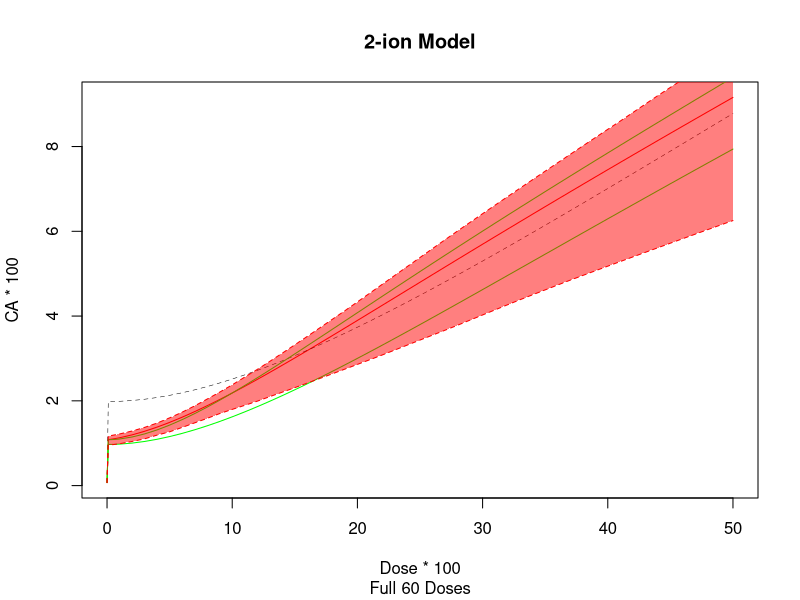
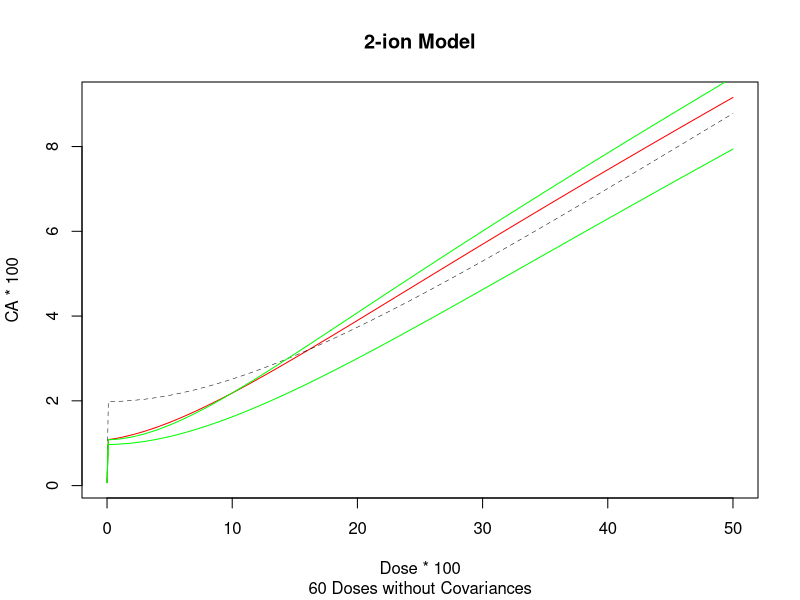

The R script that drew these images, in order: (Note: this script raises an error after producing the figures.)

library(deSolve) # package for solving differential equations
library(minpack.lm) # package for non-linear regression #rks to laz: I think we probably can just use nls() in stats, not nlsLM from linpack. Please check in R documentation if there is any functional difference at all
library(mvtnorm) # package for calculating confidence intervals by Monte Carlo simulation based on variance-covariance matrices #rks to laz: I added to comment.Please check that my addition is OK.
#rm(list=ls())
set.seed(19970101)

####2-ion 60 dose
d_2ion = c(seq(0, 0.009, 0.001), seq(0.01, 0.5, by = 0.01))
#Assuming the working directory is the location of this R file (On Github the csv file is in the same location as this R file)
two_ion_MIXDER = read.csv("2ionMonteCarlo.csv") #This is the Monte Carlo results with seed 19970101

#The graphing part
d1 <- two_ion_MIXDER$d
CA1 <- two_ion_MIXDER$CA
simpleeffect1 <- two_ion_MIXDER$simpleeffect
silicon1 <- two_ion_MIXDER$silicon
ironsix1 <- two_ion_MIXDER$ironsix
plot(x = d1 * 100, y = CA1 * 100, type = "l", col = "red", main="2-ion Model", sub="Full 60 Doses", 
     xlab="Dose * 100", ylab="CA * 100")
lines(x = d1 * 100, y = simpleeffect1 * 100, col = "black", lty = 2, lwd = 0.5)
lines(x = d1 * 100, y = silicon1* 100, col = "green")  
lines(x = d1 * 100, y = ironsix1* 100, col = "green")
lines(x= d1*100 , y = two_ion_MIXDER$CI_upper * 100, lty = 'dashed', col = 'red')
lines(x= d1*100 , y = two_ion_MIXDER$CI_lower * 100, lty = 'dashed', col = 'red')
polygon(c(d1*100,rev(d1*100)),c(two_ion_MIXDER$CI_lower * 100, rev(two_ion_MIXDER$CI_upper * 100)),col = rgb(1, 0, 0,0.5), border = NA)

###2-ion 60 dose without covariances (larger CI's)
#Assuming the working directory is the location of this R file (On Github the csv file is in the same location as this R file)
two_ion_MIXDER_var <- read.csv("2ionMonteCarlovar.csv")

#The graphing part
plot(x = d1 * 100, y = CA1 * 100, type = "l", col = "red", main="2-ion Model", sub="60 Doses without Covariances", 
     xlab="Dose * 100", ylab="CA * 100")
lines(x = d1 * 100, y = simpleeffect1 * 100, col = "black", lty = 2, lwd = 0.5)
lines(x = d1 * 100, y = silicon1* 100, col = "green")  
lines(x = d1 * 100, y = ironsix1* 100, col = "green")
lines(x= d1*100 , y = two_ion_MIXDER_var$CI_upper * 100, lty = 'dashed', col = 'red')
lines(x= d1*100 , y = two_ion_MIXDER_var$CI_lower * 100, lty = 'dashed', col = 'red')
polygon(c(d1*100,rev(d1*100)),c(two_ion_MIXDER_var$CI_lower * 100, rev(two_ion_MIXDER_var$CI_upper * 100)),col = rgb(1, 0, 0,0.5), border = NA)


####6-ion 50 dose
d_6ion <- c(seq(0, 0.009, 0.001), seq(0.01, 0.4, by = 0.01))
six_ion_MIXDER <- read.csv("6ionMonteCarlo.csv")

#the graphing part
d11 <- six_ion_MIXDER$d
CA11 <- six_ion_MIXDER$CA
simpleeffect11 <- six_ion_MIXDER$simpleeffect
silicon11 <- six_ion_MIXDER$silicon
titanium11 <- six_ion_MIXDER$titanium
ironthree11 <- six_ion_MIXDER$ironthree
ironfour11 <- six_ion_MIXDER$ironfour
ironsix11 <- six_ion_MIXDER$ironsix
oxygen11 <- six_ion_MIXDER$oxygen
plot(x = d11 * 100, y = CA11 * 100, type = "l", col = "red", main="6-ion Model", sub="Full 50 Doses", 
     xlab="Dose * 100", ylab="CA * 100")
lines(x = d11 * 100, y = simpleeffect11 * 100, col = "black", lty = 2, lwd = 0.5)
lines(x = d11 * 100, y = silicon11* 100, col = "green")  
lines(x = d11 * 100, y = titanium11* 100, col = "green")
lines(x = d11 * 100, y = ironthree11* 100, col = "green")  
lines(x = d11 * 100, y = ironfour11* 100, col = "green")
lines(x = d11 * 100, y = ironsix11* 100, col = "green")  
lines(x = d11 * 100, y = oxygen11* 100, col = "green")
lines(x= d11*100 , y = six_ion_MIXDER$CI_upper * 100, lty = 'dashed', col = 'red')
lines(x= d11*100 , y = six_ion_MIXDER$CI_lower * 100, lty = 'dashed', col = 'red')
polygon(c(d11*100,rev(d11*100)),c(six_ion_MIXDER$CI_lower * 100, rev(six_ion_MIXDER$CI_upper * 100)),col = rgb(1, 0, 0,0.5), border = NA)

####6-ion 10 dose
d_6ion_small <- d_6ion[seq(1, 50, by = 5)] 
six_ion_MIXDER_small <- six_ion_MIXDER[seq(1, 50, by = 5),]

#the graphing part
d22 <- six_ion_MIXDER_small$d
CA22 <- six_ion_MIXDER_small$CA
simpleeffect22 <- six_ion_MIXDER_small$simpleeffect
silicon22 <- six_ion_MIXDER_small$silicon
titanium22 <- six_ion_MIXDER_small$titanium
ironthree22 <- six_ion_MIXDER_small$ironthree
ironfour22 <- six_ion_MIXDER_small$ironfour
ironsix22 <- six_ion_MIXDER_small$ironsix
oxygen22 <- six_ion_MIXDER_small$oxygen
plot(x = d22 * 100, y = CA22 * 100, type = "l", col = "red", main="6-ion Model", sub="10 Doses", 
     xlab="Dose * 100", ylab="CA * 100")
lines(x = d22 * 100, y = simpleeffect22 * 100, col = "black", lty = 2, lwd = 0.5)
lines(x = d22 * 100, y = silicon22* 100, col = "green")  
lines(x = d22 * 100, y = titanium22* 100, col = "green")
lines(x = d22 * 100, y = ironthree22* 100, col = "green")  
lines(x = d22 * 100, y = ironfour22* 100, col = "green")
lines(x = d22 * 100, y = ironsix22* 100, col = "green")  
lines(x = d22 * 100, y = oxygen22* 100, col = "green")
lines(x= d22*100 , y = six_ion_MIXDER_small$CI_upper * 100, lty = 'dashed', col = 'red')
lines(x= d22*100 , y = six_ion_MIXDER_small$CI_lower * 100, lty = 'dashed', col = 'red')
polygon(c(d22*100,rev(d22*100)),c(six_ion_MIXDER_small$CI_lower * 100, rev(six_ion_MIXDER_small$CI_upper * 100)),col = rgb(1, 0, 0,0.5), border = NA)

####6-ion 50 dose without covariances (larger Ci's)
six_ion_MIXDER_var <- read.csv("6ionMonteCarlovar.csv")

#the graphing part
d22 <- six_ion_MIXDER_var$d
CA22 <- six_ion_MIXDER_var$CA
simpleeffect22 <- six_ion_MIXDER_var$simpleeffect
silicon22 <- six_ion_MIXDER_var$silicon
titanium22 <- six_ion_MIXDER_var$titanium
ironthree22 <- six_ion_MIXDER_var$ironthree
ironfour22 <- six_ion_MIXDER_var$ironfour
ironsix22 <- six_ion_MIXDER_var$ironsix
oxygen22 <- six_ion_MIXDER_var$oxygen
plot(x = d22 * 100, y = CA22 * 100, type = "l", col = "red", main="6-ion Model", sub="50 Doses without Covariances", 
     xlab="Dose * 100", ylab="CA * 100")
lines(x = d22 * 100, y = simpleeffect22 * 100, col = "black", lty = 2, lwd = 0.5)
lines(x = d22 * 100, y = silicon22* 100, col = "green")  
lines(x = d22 * 100, y = titanium22* 100, col = "green")
lines(x = d22 * 100, y = ironthree22* 100, col = "green")  
lines(x = d22 * 100, y = ironfour22* 100, col = "green")
lines(x = d22 * 100, y = ironsix22* 100, col = "green")  
lines(x = d22 * 100, y = oxygen22* 100, col = "green")
lines(x= d22*100 , y = six_ion_MIXDER_var$CI_upper * 100, lty = 'dashed', col = 'red')
lines(x= d22*100 , y = six_ion_MIXDER_var$CI_lower * 100, lty = 'dashed', col = 'red')
polygon(c(d22*100,rev(d22*100)),c(six_ion_MIXDER_var$CI_lower * 100, rev(six_ion_MIXDER_var$CI_upper * 100)),col = rgb(1, 0, 0,0.5), border = NA)
